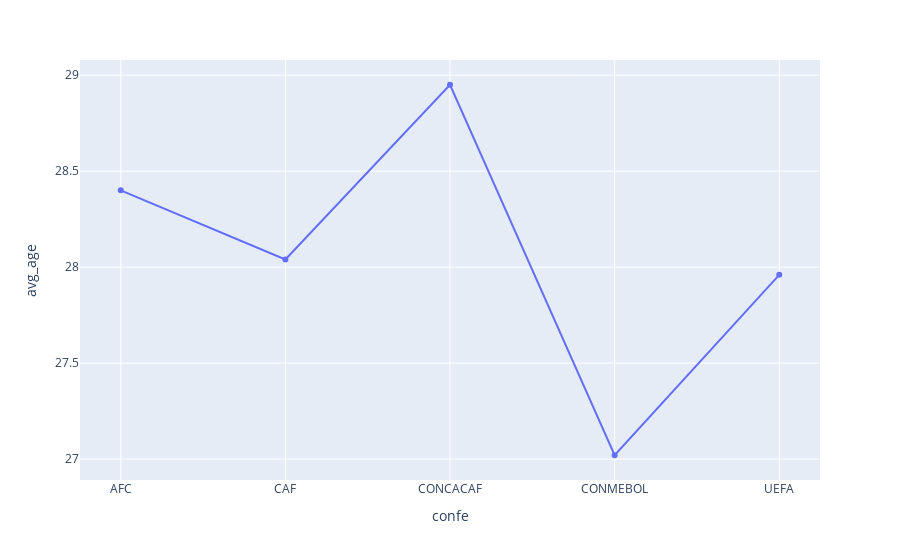

The cell this chart's notebook holds for it:
### Code cell
fig = px.line(group_conf, x="confe", y="avg_age",markers=True)
fig.update_traces(textposition="bottom right")
fig.update_traces(textposition = "top center")
fig.show()

### Figure 1 — Plotly figure (JSON) as saved in the notebook; plotly's stock layout.template omitted (floating-point values rounded to 4 significant figures)
{"data": [{"hovertemplate": "confe=%{x}<br>avg_age=%{y}<extra></extra>", "legendgroup": "", "line": {"color": "#636efa", "dash": "solid"}, "marker": {"symbol": "circle"}, "mode": "lines+markers", "name": "", "orientation": "v", "showlegend": false, "textposition": "top center", "type": "scatter", "x": ["AFC", "CAF", "CONCACAF", "CONMEBOL", "UEFA"], "xaxis": "x", "y": [28.4, 28.04, 28.95, 27.02, 27.96], "yaxis": "y"}], "layout": {"legend": {"tracegroupgap": 0}, "margin": {"t": 60}, "xaxis": {"anchor": "y", "domain": [0, 1], "title": {"text": "confe"}}, "yaxis": {"anchor": "x", "domain": [0, 1], "title": {"text": "avg_age"}}}}
